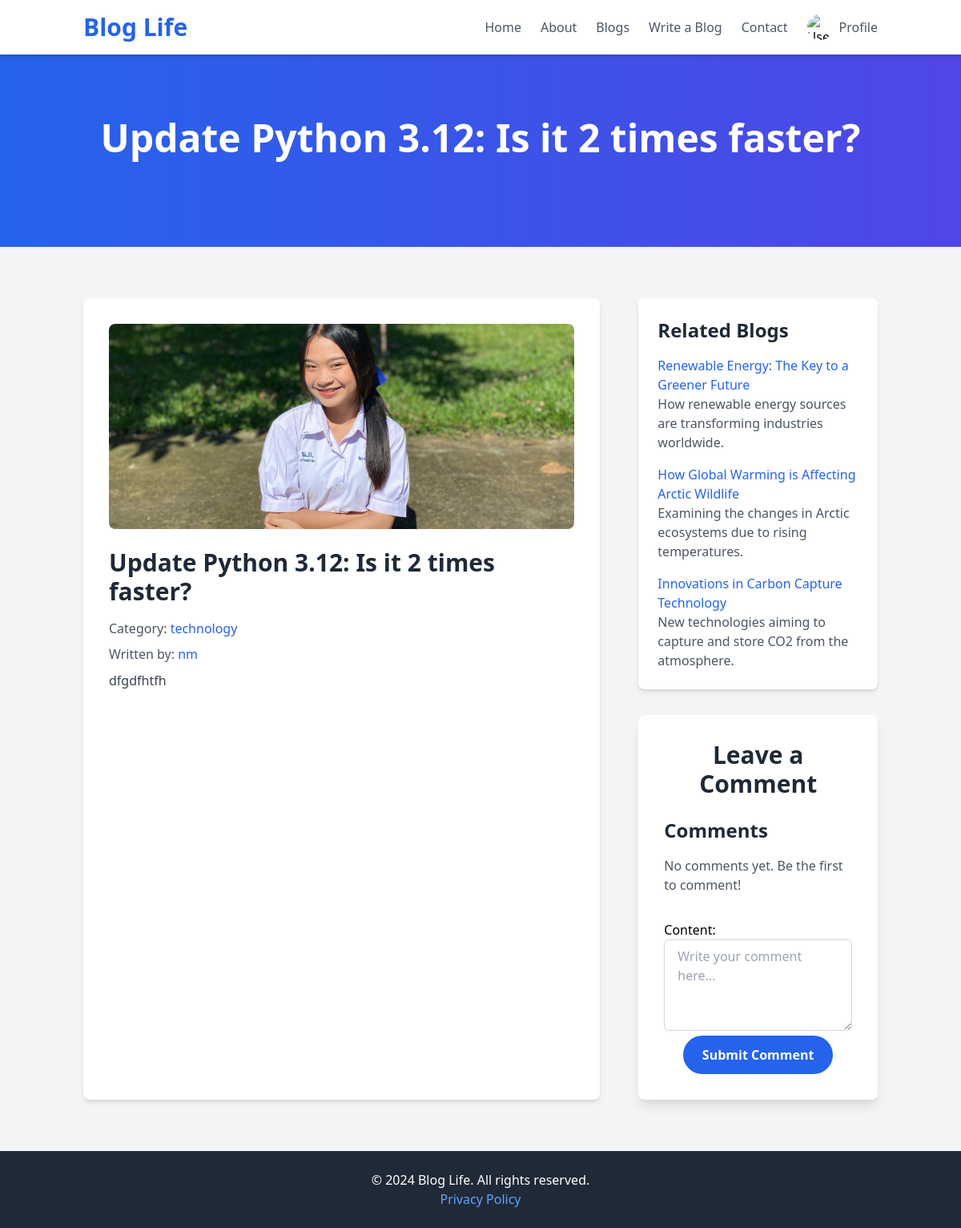
/blog/21/ (signed in), run on an earlier commit of the app's database.
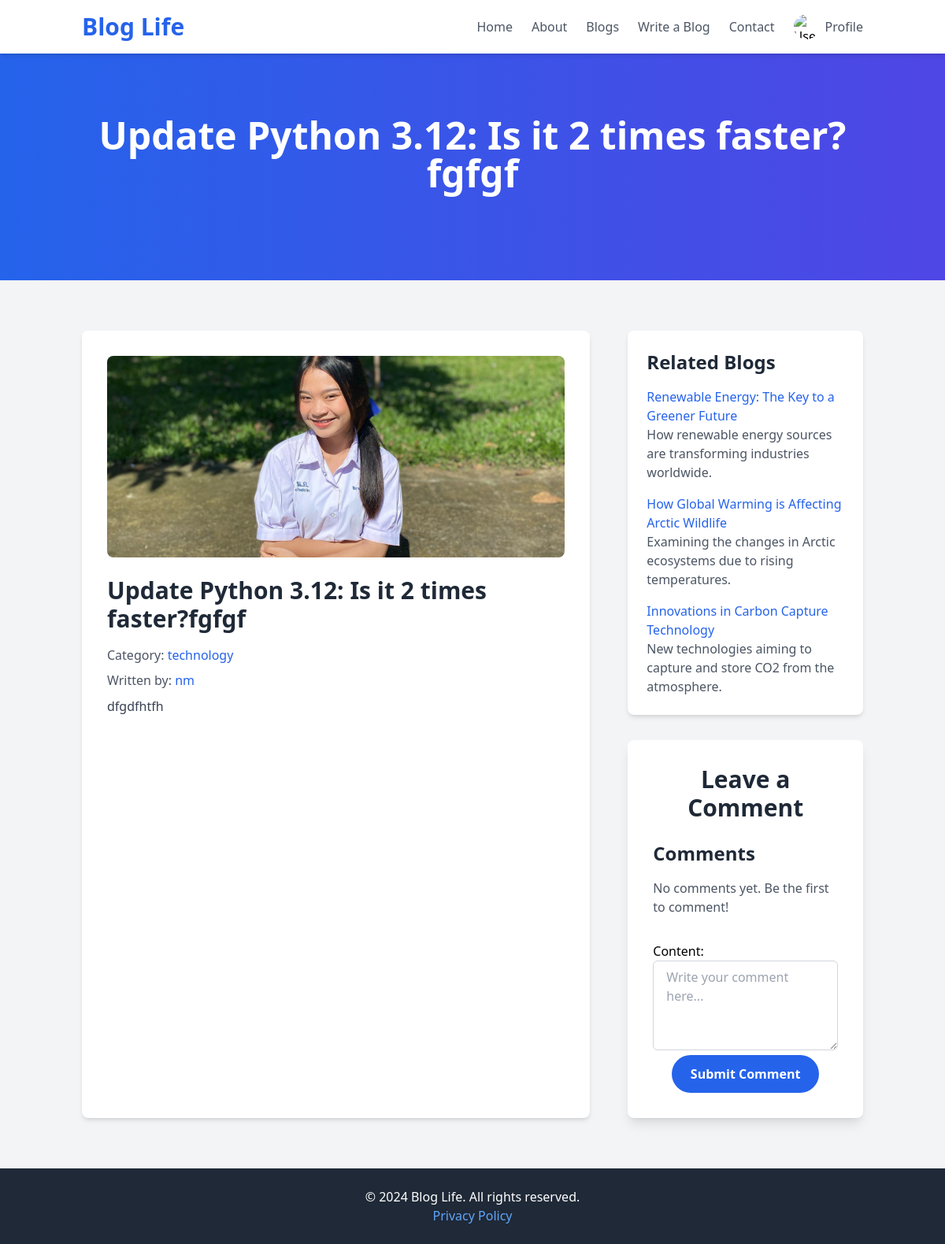
And on a later commit of the database.
### blog/models.py (models this page shows, shortened)
class Blog(models.Model):
    title = models.CharField(max_length=200)
    content = models.TextField()
    category = models.CharField(max_length=100)
    image = models.ImageField(upload_to='blog_images/', blank=True, null=True)
    author = models.ForeignKey(User, on_delete=models.CASCADE)
    created_at = models.DateTimeField(auto_now_add=True)
    updated_at = models.DateTimeField(auto_now=True)
    views = models.IntegerField(default=0)  # ฟิลด์นับยอดเข้าชม

### blog/views.py (the view)
# urls.py: path('blog/<int:blog_id>/', views.blog_details, name='blog_details'),
@login_required
def blog_details(request, blog_id):
    blog = get_object_or_404(Blog, id=blog_id)
    blog.views += 1
    blog.save()
    comments = blog.comments.all().order_by('-created_at')  # ดึงคอมเมนต์ที่เกี่ยวข้องกับบล็อก
    if request.method == 'POST':
        if request.user.is_authenticated:
            form = CommentForm(request.POST)
            if form.is_valid():
                comment = form.save(commit=False)
                comment.blog = blog
                comment.user = request.user
                comment.save()
                return redirect('blog_details', blog_id=blog.id)
        else:
            return redirect('login')  # ถ้าไม่ได้ล็อกอินให้ไปที่หน้า login
    else:
        form = CommentForm()
    context = {
        'blog': blog,
        'comments': comments,
        'form': form,
    }
    return render(request, 'blog/blog_details.html', context)

### blog/forms.py
class CommentForm(forms.ModelForm):
    class Meta:
        model = Comment
        fields = ['content']
        widgets = {
            'content': forms.Textarea(attrs={
                'class': 'w-full px-4 py-2 border border-gray-300 rounded-md focus:outline-none focus:ring-2 focus:ring-blue-500',
                'placeholder': 'Write your comment here...',
                'rows': 4,
            })
        }

### blog/templates/blog/blog_details.html (shortened to what the changed rows need)
<!DOCTYPE html>
<html lang="en">
<head>
    <script src="https://cdn.tailwindcss.com"></script>
</head>
<body class="bg-gray-100">
    <nav class="bg-white shadow-md sticky-nav">
        <div class="container mx-auto px-4 py-4 flex justify-between items-center">
            <h1><a href="{% url 'home' %}" class="text-3xl font-extrabold text-blue-600">Blog Life</a></h1>
        </div>
    </nav>
    <section class="bg-gradient-to-r from-blue-600 to-indigo-600 text-white text-center py-20">
        <div class="container mx-auto px-4">
            <h1 class="text-5xl font-extrabold mb-4">{{ blog.title }}</h1>
        </div>
    </section>
    <section class="container mx-auto px-4 py-16">
        <div class="grid grid-cols-1 md:grid-cols-3 gap-12">
            <article class="col-span-2 bg-white shadow-md rounded-lg p-8">
                <img src="{{ blog.image.url }}" alt="{{ blog.title }}" class="w-full h-64 object-cover rounded-lg mb-6">
                <h2 class="text-3xl font-bold text-gray-800 mb-4">{{ blog.title }}</h2>
                <p class="text-gray-600 mb-2">Category: <span class="text-blue-600">{{ blog.category }}</span></p>
                <p class="text-gray-600 mb-2">Written by: <span class="text-blue-600">{{ blog.author }}</span></p>
                <p class="text-gray-700 mb-6 leading-relaxed">{{ blog.content|safe }}</p>
            </article>
            <aside class="col-span-1 space-y-8">
                <div class="bg-white shadow-lg rounded-lg p-8">
                    <h2 class="text-3xl font-bold text-gray-800 mb-6 text-center">Leave a Comment</h2>
                </div>
            </aside>
        </div>
    </section>
</body>
</html>

What changed in the data, as far as the page shows it:
changed Blog "technology": title "Update Python 3.12: Is it 2 times faster?" → "Update Python 3.12: Is it 2 times faster?fgfgf"
